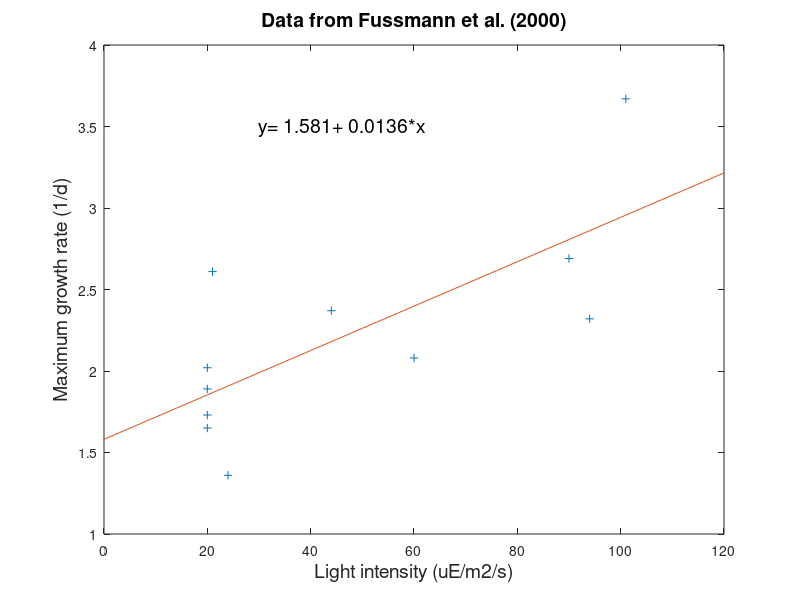

The MATLAB script that drew this image:
%Dynamic Models in Biology, Stephen Ellner and John Guckenheimer
%Secoond example m file for the Matlab Introductory materials

%Load data from file
X=load('ChlorellaGrowth.txt');

%Define vectors by slicing data
Light=X(:,1); rmax=X(:,2); 

%Repeat computations from Intro1
C=polyfit(Light,rmax,1)
xvals=0:120; 
yhat=polyval(C,xvals);
plot(Light,rmax,'+',xvals,yhat);

%Annotate plot with labels, title and text
xlabel('Light intensity (uE/m2/s)','Fontsize',14); 
ylabel('Maximum growth rate (1/d)','Fontsize',14);
title('Data from Fussmann et al. (2000)','FontSize',14);
text(30,3.5,'y= 1.581+ 0.0136*x','Fontsize',14);
